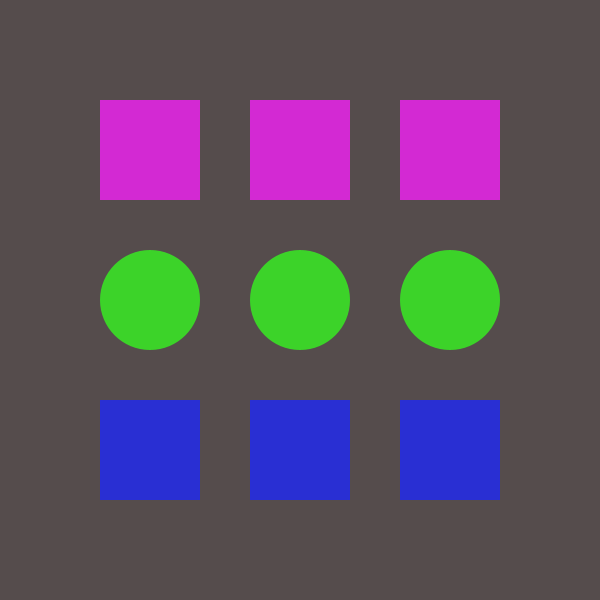
Frame 1 (no input)
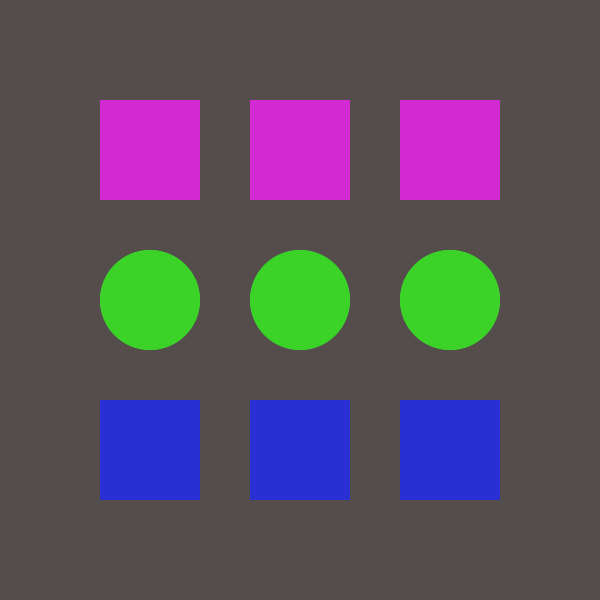
Frame 2 (the mouse pressed at the canvas centre, redrawn once)

The Processing sketch that drew these frames (run headless with seeded random() and noise(); the mouse was pressed at the canvas centre and the sketch redrawn once):

// Processing sketch: processing_153370
// ── processing_153370.pde


// redesignend rectangle in different line

void setup() {
  size(600, 600);
  background(#554C4C);
  noLoop();  // only execute the draw function once
  rectMode(CENTER); // set the rectangle drawing mode to specify the rectangle's centre
  noStroke();
}


void draw() {

  // row 1: pink
  fill(#D329D3);
  rect(150, 150, 100, 100);
  rect(300, 150, 100, 100);
  rect(450, 150, 100, 100);

  // row 2: green
  fill(#3CD329);
  ellipse(150, 300, 100, 100);
  ellipse(300, 300, 100, 100);
  ellipse(450, 300, 100, 100);

  // row 3: blue
  fill(#292FD3);
  rect(150, 450, 100, 100);
  rect(300, 450, 100, 100);
  rect(450, 450, 100, 100);
  
} // end draw
